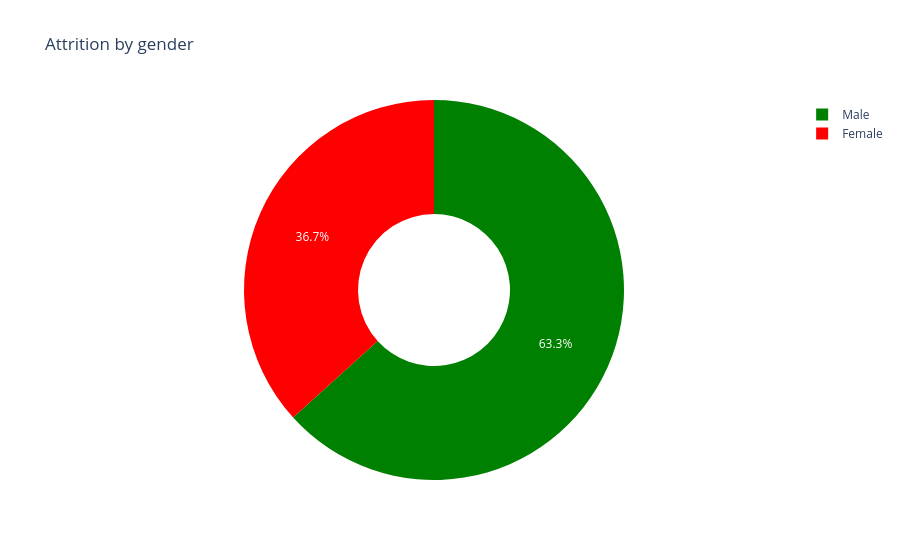

Here is the notebook cell this chart was saved with:
### Code cell
attrition_by_gender = attr_df.groupby(['Gender']).size().reset_index(name='count')
attrition_by_gender

# create a pie chart

fig = go.Figure(data=[go.Pie(
    labels = attrition_by_gender['Gender'], 
    values = attrition_by_gender['count'], 
    hole = 0.4, 
    marker = dict(colors=['red', 'green']), 
    textposition = 'inside'
)])

# update the layout  
fig.update_layout(title='Attrition by gender')

# show the chart  
fig.show()

### Figure 1 — Plotly figure (JSON) as saved in the notebook; plotly's stock layout.template omitted (floating-point values rounded to 4 significant figures)
{"data": [{"hole": 0.4, "labels": ["Female", "Male"], "marker": {"colors": ["red", "green"]}, "textposition": "inside", "type": "pie", "values": [87, 150]}], "layout": {"title": {"text": "Attrition by gender"}}}
